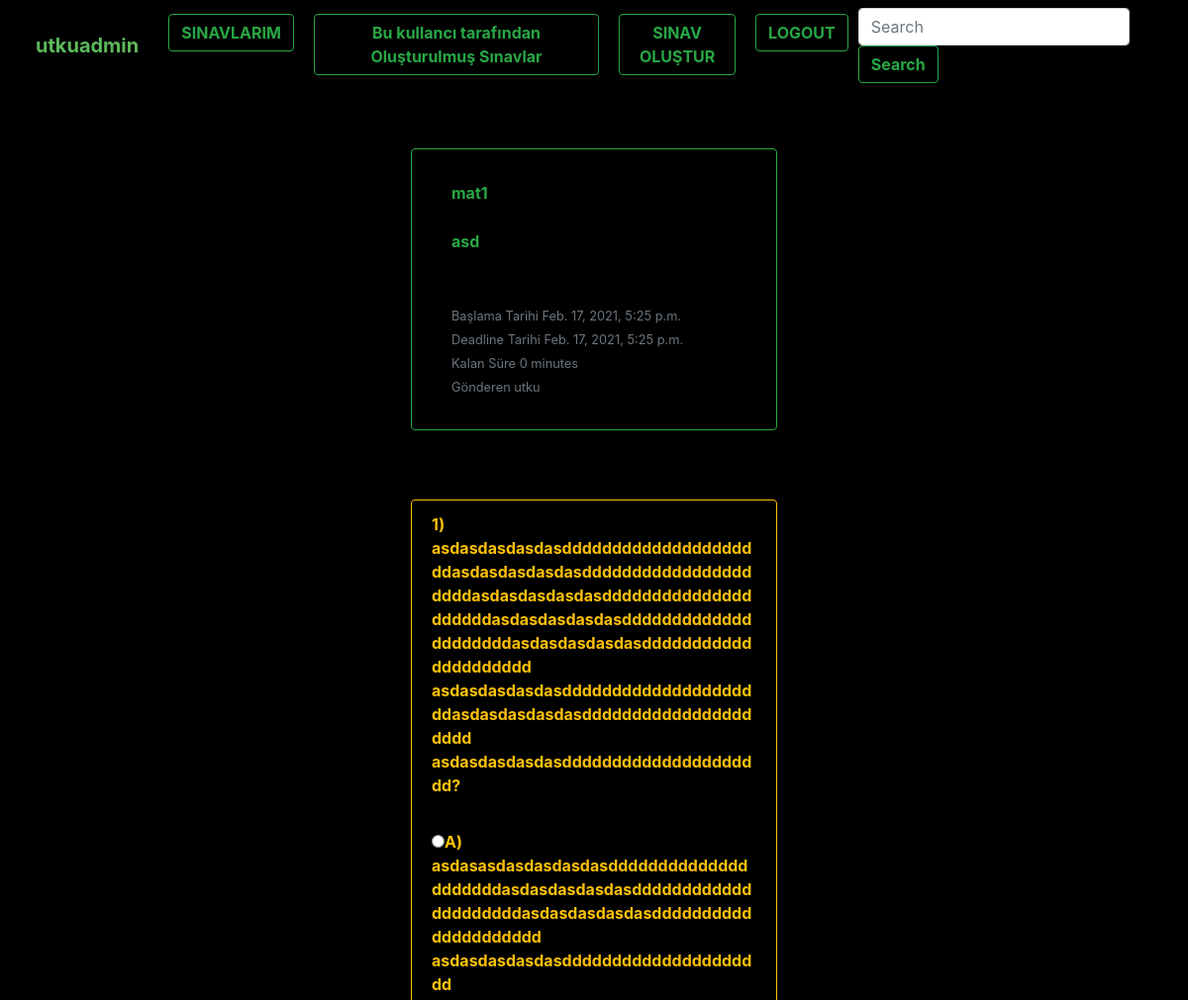
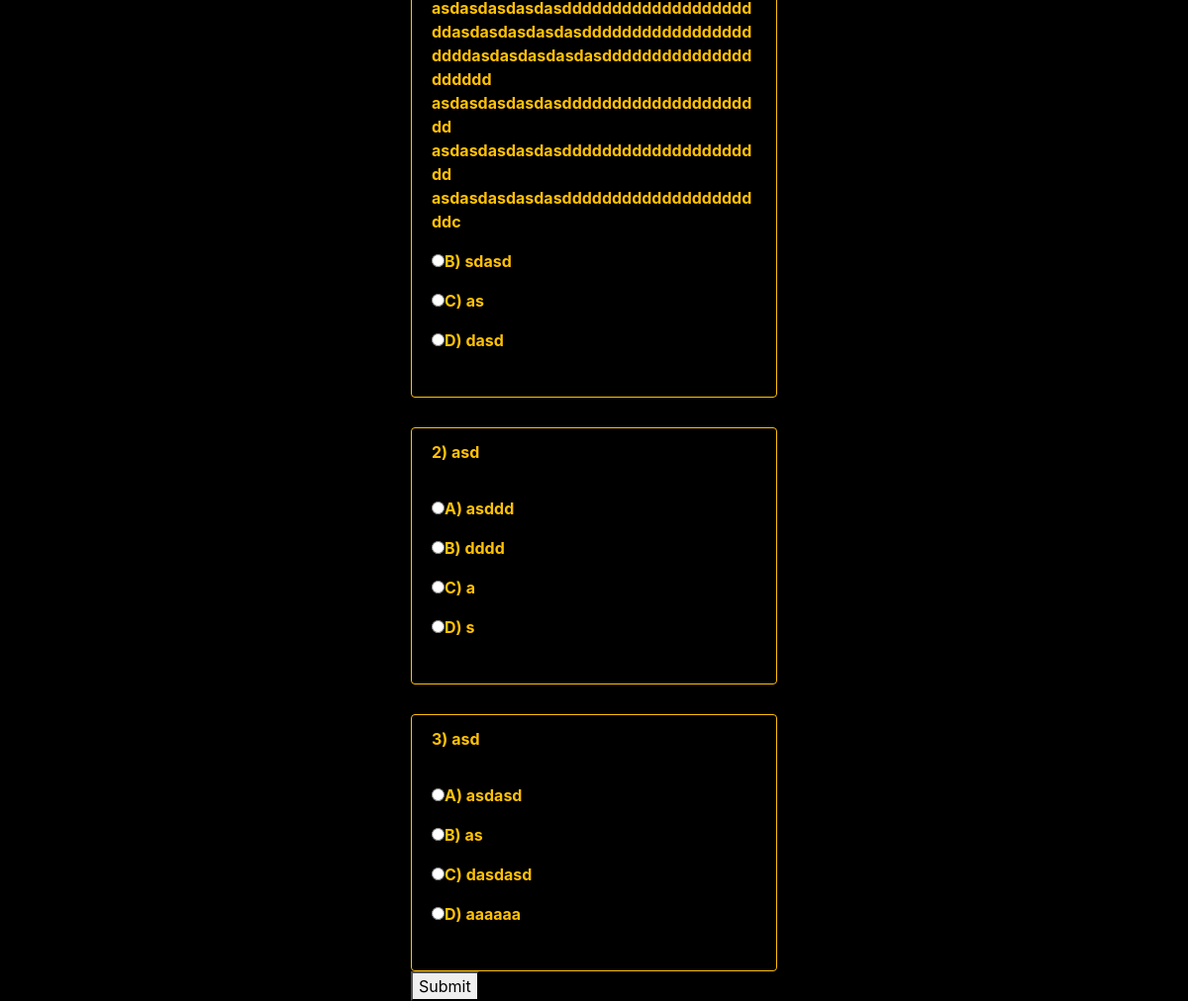
Page /exam/1start (signed in) on the committed database (2 pictures, top to bottom).
### exam/models.py (models this page shows, shortened)
class Exam(models.Model):
    professor = models.ForeignKey('auth.User', verbose_name="Yayınlayan", on_delete=models.CASCADE ,related_name="exams")
    exam_course = models.CharField(max_length=120, verbose_name="Ders")
    exam_title = models.CharField(max_length=120, verbose_name="Başlık")
    publishing_date = models.DateTimeField(verbose_name="Yayınlanma Tarihi", auto_now_add=True)
    start_date = models.DateTimeField(verbose_name="Başlangıç Tarihi")
    deadline_date = models.DateTimeField(verbose_name="Bitiş Tarihi")
    assigned_students = models.ManyToManyField(User)
    class Meta:
        ordering=["publishing_date","id"]

class Question(models.Model):
    belonged_exam = models.ForeignKey("exam.Exam",related_name="belonged_exam",on_delete=models.CASCADE)
    question_content = models.TextField(verbose_name="Soru İçeriği")
    option_1 = models.TextField(verbose_name="Soru Şıkkı 1")
    option_2 = models.TextField(verbose_name="Soru Şıkkı 2")
    option_3 = models.TextField(verbose_name="Soru Şıkkı 3")
    option_4 = models.TextField(verbose_name="Soru Şıkkı 4")
    right_option = models.IntegerField(verbose_name="Doğru Şık")
    class Meta:
        ordering=["belonged_exam","id"]

### exam/views.py (the view)
# urls.py: path('<int:id>start', exam_start, name="start"),
def exam_start (request,id):
    if not request.user.is_authenticated:
        raise Http404()
    exam=get_object_or_404(Exam,id=id)
    context= {
        'exam':exam,
    }
    return render(request,"Exam/start.html",context)

### templates/Exam/start.html (shortened to what this page needs)
{% extends 'base.html' %}
{% block body %}
<div class="container col-lg-4 col-md-6 col-sm-12">
            <div class="card-deck " style="margin-top: 30px">
              <div class="card border-success bg-transparent" style="margin-bottom: 40px; padding: 20px">
                  <div class="card-header text-success" style="font-weight: bold">{{ exam.exam_course }}<br></div>
                  <div class="card-header text-success" style="font-weight: bold">{{ exam.exam_title }}<br></div>
                <div class="card-footer">
                    <br>
                  <small class="text-muted"> Başlama Tarihi  {{ exam.start_date}} {{ exam.startdate|timesince }} </small>
                    <br>
                  <small class="text-muted"> Deadline Tarihi  {{ exam.deadline_date}}</small>
                    <br>
                  <small class="text-muted"> Kalan Süre   {{ exam.deadline_date|timeuntil }}</small>
                  <br>
                  <small class="text-muted"> Gönderen   {{ exam.professor}}   </small>
                </div>
              </div>
            <br><br><br>
            </div>
            {% for question in exam.belonged_exam.all %}
            <div class="card-deck " style="margin-top: 30px">
            <div class="card border-warning bg-transparent">
            <div class="card-header text-warning" style="font-weight: bold">{{forloop.counter}}) {{ question.question_content}}<br></div>
             <div class="card-body text-warning ">
                  <p class="card-text"  style="font-weight: bold"><input name="Q_choise{{forloop.counter}}" type="radio" id="option1" value=1 >A) {{ question.option_1}}</p>
                  <p class="card-text"  style="font-weight: bold"><input name="Q_choise{{forloop.counter}}" type="radio" id="option2" value=2 >B) {{ question.option_2}}</p>
                  <p class="card-text"  style="font-weight: bold"><input name="Q_choise{{forloop.counter}}" type="radio" id="option3" value=3 >C) {{ question.option_3}}</p>
                  <p class="card-text"  style="font-weight: bold"><input name="Q_choise{{forloop.counter}}" type="radio" id="option4" value=4 >D) {{ question.option_4}}</p>
             </div>
             <div class="card-footer text-warning">
             </div>
            </div>
            </div>
            {% endfor %}
            <form method="get" action="{% url "exam:index" %}">
                <button type="submit">Submit</button>
            </form>
        </div>
{% endblock %}

### templates/header.html (shortened to what this page needs)
{% load static %}
<nav class="navbar fixed-top navbar-expand-lg navbar-dark " style="background-color: black">
  <div class="collapse navbar-collapse" id="navbarTogglerDemo03">
    <ul class="navbar-nav mr-auto mt-2 mt-lg-0">
        <li class="nav-item active">
        <h5 style="margin: 20px; font-weight: bold; color: #5cb85c" >{{ user.username }} {{ user.isStudent }} {{ user.role }}</h5>
      </li>
      <li class="nav-item active">
        <a href="{% url "exam:index" %}"class="btn btn-outline-success my-2 my-sm-0" style="margin: 10px; font-weight: bold">SINAVLARIM</a>
      </li>
      <li class="nav-item active">
        <a href="{% url "exam:index2" %}"class="btn btn-outline-success my-2 my-sm-0" style="margin: 10px; font-weight: bold">Bu kullancı tarafından Oluşturulmuş Sınavlar</a>
      </li>
      <li class="nav-item">
        <a href="{% url "exam:create" %}"class="btn btn-outline-success my-2 my-sm-0" style="margin: 10px; font-weight: bold">SINAV OLUŞTUR</a>
      </li>
      <li class="nav-item">
        <a href="{% url "accounts:logout" %}"class="btn btn-outline-success my-2 my-sm-0"  style="margin: 10px; font-weight: bold" >LOGOUT</a>
      </li>
    </ul>
    <form action={% url "exam:index" %} method="get" class="form-inline my-2 my-lg-0">
      <input class="form-control mr-sm-2" type="search" value="{{ request.GET.q }}" name="q" placeholder="Search" aria-label="Search">
      <button class="btn btn-outline-success my-2 my-sm-0" style="font-weight: bold" type="submit">Search</button>
    </form>
  </div>
</nav>

### exam/static/css/style.css (style rules this page uses)
body { padding-top: 120px; }

### templates/base.html (style rules this page uses)
body { background-color: black }

### rows in the picture
Exam: exam_course "mat1", exam_title "asd", start_date "Feb. 17, 2021, 5:25 p.m.", deadline_date "Feb. 17, 2021, 5:25 p.m.", deadline_date "0 minutes", professor "utku"
Question: question_content "asdasdasdasdasdddddddddddddddddddddasdasdasdasdasdddddddddddddddddddddasdasdasdasdasdddddddddddddddddddddasdasdasdasdasdddddddddddddddddddddasdasdasdasdasddddddddddddddddddddd asdasdasdasdasdddddddddddddddddddddasdasdasdasdasddddddddddddddddddddd asdasdasdasdasddddddddddddddddddddd?", option_1 "asdasasdasdasdasdasdddddddddddddddddddddasdasdasdasdasdddddddddddddddddddddasdasdasdasdasddddddddddddddddddddd asdasdasdasdasddddddddddddddddddddd asdasdasdasdasdddddddddddddddddddddasdasdasdasdasdddddddddddddddddddddasdasdasdasdasddddddddddddddddddddd asdasdasdasdasddddddddddddddddddddd asdasdasdasdasddddddddddddddddddddd asdasdasdasdasdddddddddddddddddddddc", option_2 "sdasd", option_3 "as", option_4 "dasd"
Question: question_content "asd", option_1 "asddd", option_2 "dddd", option_3 "a", option_4 "s"
Question: question_content "asd", option_1 "asdasd", option_2 "as", option_3 "dasdasd", option_4 "aaaaaa"

### other values in the picture
{{ user.username }} "utkuadmin"
